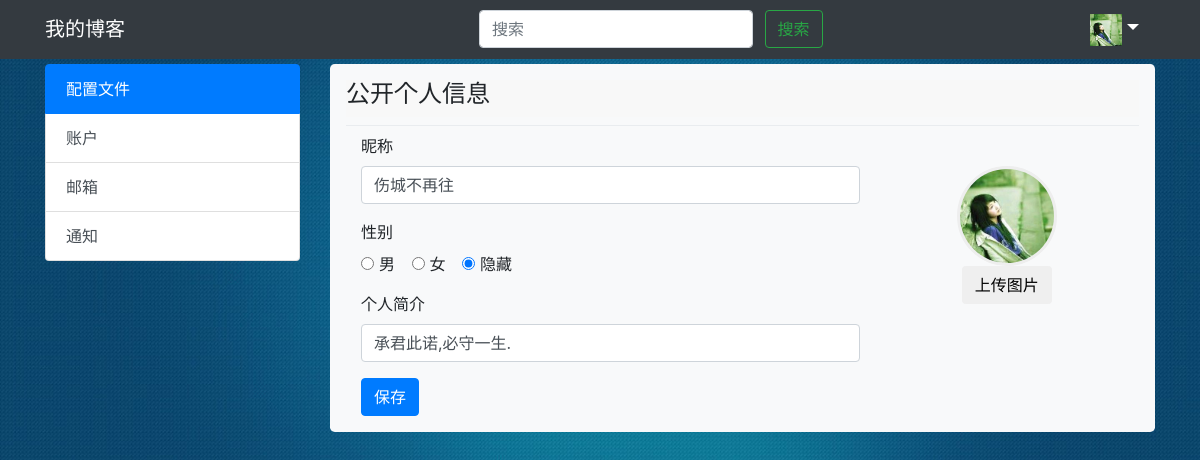
Screenshot of /users/setting/profile/ (signed in) with the database file from the repository.
### users/models.py (models this page shows)
class MyUser(AbstractUser):
    head_portrait = models.CharField(max_length=100)
    nick_name = models.CharField(max_length=20, default='')
    sex = models.IntegerField(default=2)
    bio = models.CharField(max_length=100, default='')
    following = models.IntegerField(default=0)
    followers = models.IntegerField(default=0)
    articles = models.IntegerField(default=0)
    comments = models.IntegerField(default=0)

### users/views.py (the view, shortened to what this page needs)
# urls.py: path('users/setting/profile/', views.head_pic_setting, name='head_pic'),
def head_pic_setting(request):
    if request.method != 'POST':
        fname = ''
    context = {'pic': fname}
    return render(request, 'users/setting.html', context)

### users/templates/users/setting.html (shortened to what this page needs)
{% extends 'blog/base.html' %}
{% load static %}
{% load i18n %}
{% block extracss %}
<link rel="stylesheet" type="text/css" href="{% static 'css/article.css' %}">
{% endblock extracss %}
{% block content %}
<div class="container">
<div class="row">
    <div class="col-3">
    <div class="list-group" id="list-tab" role="tablist">
        <a class="list-group-item list-group-item-action active" id="list-home-list" data-toggle="list" href="#list-home" role="tab" aria-controls="home">{% trans 'Profile' %}</a>
        <a class="list-group-item list-group-item-action" id="list-profile-list" data-toggle="list" href="#list-profile" role="tab" aria-controls="profile">{% trans 'Account' %}</a>
        <a class="list-group-item list-group-item-action" id="list-messages-list" data-toggle="list" href="#list-messages" role="tab" aria-controls="messages">{% trans 'Emails' %}</a>
        <a class="list-group-item list-group-item-action" id="list-settings-list" data-toggle="list" href="#list-settings" role="tab" aria-controls="settings">{% trans 'Notifacations' %}</a>
    </div>
    </div>
    <div class="col-9">
    <div class="tab-content" id="nav-tabContent">
        <div class="tab-pane fade show active" id="list-home" role="tabpanel" aria-labelledby="list-home-list">
            <div class="jumbotron padding-samll no-margin bg-light">
                <div class="row no-margin setting-head"><h4>{% trans 'Public profile' %}</h4></div>
                <div class="dropdown-divider"></div>
                <div class="row no-margin">
                    <div class="col-md-8">
                        <form>
                            <div class="form-group">
                            <label for="nickname">{% trans 'Nick Name' %}</label>
                            <input type="text" class="form-control" id="nickname" placeholder="{% trans 'Your Nick Name' %}" value="{{ user.nick_name }}">
                            </div>
                            <div class="form-group">
                                <label for="sex">{% trans 'Sex' %}</label><br>
                                <div class="form-check-inline" id='sex'>
                                <input class="form-check-input" type="radio" name="sex" id="sex_male" value="0" {% if user.sex == 0 %} checked {% endif %}>
                                <label class="form-check-label" for="sex_male">
                                    {% trans 'Male' %}
                                </label>
                                </div>
                                <div class="form-check-inline">
                                <input class="form-check-input" type="radio" name="sex" id="sex_women" value="1" {% if user.sex == 1 %} checked {% endif %}>
                                <label class="form-check-label" for="sex_women">
                                    {% trans 'Women' %}
                                </label>
                                </div>
                                <div class="form-check-inline">
                                <input class="form-check-input" type="radio" name="sex" id="sex_hide" value="2" {% if user.sex == 2 %} checked {% endif %}>
                                <label class="form-check-label" for="sex_hide">
                                    {% trans 'Hide' %}
                                </label>
                                </div>
                            </div>
                            <div class="form-group">
                            <label for="bio">{% trans 'Bio' %}</label>
                            <input type="text" class="form-control" id="bio" placeholder="{% trans 'Tell us a little bit about yourself.' %}" value="{{ user.bio }}">
                            </div>
                        </form>
                        <button class="btn btn-primary" id="upload_btn" onclick="save_head_pic()">{% trans 'Save' %}</button>
                    </div>
                    <div class="col-md-4 text-center no-padding">
                        <form id="upload_head_pic"  action="{% url 'users:upload_head_pic' %}" method="post" enctype="multipart/form-data">
                            <span class="head-pic-span margin-center margin-top" onclick="upload()">
                                <img class="head-pic-priview" id="head_pic_priview" src="{% if user.head_portrait %} {{ user.head_portrait }} {% else %} {{ pic }} {% endif %}">
                            </span>
                            <span>
                                <button class="btn margin-center" onclick="upload()">{% trans 'Upload new picture' %}</button>
                            </span>
                        </form>
                    </div>
                </div>
            </div>
        </div>
    </div>
    </div>
</div>
</div>
{% endblock content %}

### blog/templates/blog/base.html (shortened to what this page needs)
{% load i18n %}
{% load static %}
<!doctype html>
<html lang="en">
    <head>
        <link rel="stylesheet" href="{% static 'bootstrap4/css/bootstrap.min.css' %}">
        <link rel="stylesheet" href="{% static 'css/index.css' %}">
        {% block extracss %}{% endblock extracss %}
    </head>
    <body>
        <header>
            <nav class="navbar navbar-expand-sm navbar-dark bg-dark fixed-top">
            <div class="container">
                <div>
                    <a class="navbar-brand" href="{% url 'blog:index' %}">{% trans 'Myblog' %}</a>
                </div>
                <div id="navbar" class="collapse navbar-collapse justify-content-between">
                    <ul class="navbar-nav offset-md-4">
                        <li class="nav-item">
                            <form class="form-inline">
                            <small>
                            <input class="form-control mr-sm-2" type="search" placeholder="{% trans 'Search' %}" aria-label=Search">
                            <button class="btn btn-outline-success my-2 my-sm-0" type="submit">{% trans 'Search' %}</button>
                            </small>
                            </form>
                        </li>
                    </ul>
                    <ul class="navbar-nav">
                        {% if user.is_authenticated %}
                        <li class="nav-item dropdown">
                            {% if user.head_portrait %}
                            <a class="navbar-brand dropdown-toggle" href="#" id="setting" role="button" data-toggle="dropdown" aria-haspopup="true" aria-expanded="false"><img class="nav-head-image" src="{{ user.head_portrait }}"></a>
                            {% else %}
                            <a class="nav-link dropdown-toggle" href="#" id="setting" role="button" data-toggle="dropdown" aria-haspopup="true" aria-expanded="false">{{ user.username }}</a>
                            {% endif %}
                        </li>
                        {% endif %}
                    </ul>
                </div>
            </div>
        </nav>
        </header>
        <main role="main">
                    {% block content %}{% endblock content %}
        </main>
    </body>
</html>

### blog/static/css/index.css (style rules this page uses)
html,body { min-height: 100%; width: 100% height: 100%; margin: 0; padding: 0; }
body { background: url("../img/bg-1.jpg") no-repeat; background-size: 100% 100%; margin-bottom: 35px; background-attachment: scroll; overflow-x: hidden; }
main { margin-top: 4rem; }
.no-margin { margin: 0; }
.no-padding { padding: 0; }
.nav-head-image { height: 2rem; width: 2rem; }

### blog/static/css/article.css (style rules this page uses)
.head-pic-span { display: block; width: 100px; height: 100px; overflow: hidden; border-radius: 50%; border: 3px solid #eee; }
.head-pic-priview { width: 100%; height: 100%; }
.setting-head { background-color: #f8f8f8; }
.margin-center { margin:0 auto; }
.margin-top { margin-top: 2rem; }
.padding-samll { padding: 1rem; }

### rows the page displays
MyUser: head_portrait (picture), nick_name "伤城不再往", sex "☐ 男", sex "☐ 女", sex "☑ 隐藏", bio "承君此诺,必守一生."
